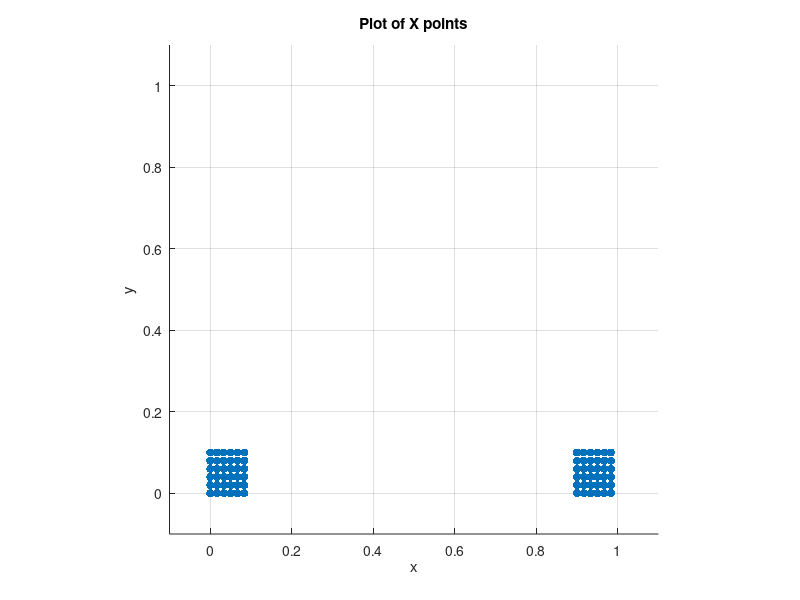

The MATLAB source for this figure: (Note: this script raises an error after producing the figure.)
n=36;

X=[];
k=round(sqrt(n));
for ii=1:k
    for jj=1:k
        X(:,end+1)=[(ii-1)/(k); (jj-1)/(k-1)]/10;
    end
end

for ii=1:k
    for jj=1:k
        X(:,end+1)=[0.9;0]+[(ii-1)/(k); (jj-1)/(k-1)]/10;
    end
end

figure;
scatter(X(1,:), X(2,:), 'filled');
axis equal;
xlim([-0.1 1.1]);
ylim([-0.1 1.1]);
grid on;
title('Plot of X points');
xlabel('x');
ylabel('y');


A_all = cat(3, ...
    eye(2), ...  % Identity
    [0 -1; 1 0], ...      % g1
    [-1 0; 0 -1], ...     % g1^2
    [0 1; -1 0], ...      % g1^3
    [-1 0; 0 -1], ...     % g2
    [-1 0; 0 -1], ...     % g3
    [0 -1; 1 0], ...      % g4
    [-1 0; 0 -1], ...     % g4^2
    [0 1; -1 0] ...       % g4^3
);

b_all = [ ...
    [0; 0], ...           % identity
    [0; 0], ...           % g1
    [0; 0], ...           % g1^2
    [0; 0], ...           % g1^3
    [2; 0], ...           % g2
    [0; 2], ...           % g3
    [2; 0], ...           % g4
    [2; 2], ...           % g4^2
    [0; 2] ...            % g4^3
];

D = zeros(n,n);

for ii=1:n
    for jj=1:n
        x = X(:,ii);
        y = X(:,jj);
        dist = [];
        for kk=1:9
            A = A_all(:,:,kk);
            b = b_all(:,kk);
            y_trans = A * y + b;
            dist(end+1) = norm(x - y_trans);
        end
        D(ii,jj)=min(dist)^2;
    end
end

cvx_begin sdp
    variable Q(n,n)
    variable t
    minimize( t )
    subject to
        for ii=1:n
            for jj=(ii+1):n
                Q(ii,ii)-2*Q(ii,jj)+Q(jj,jj) >= D(ii,jj)
                Q(ii,ii)-2*Q(ii,jj)+Q(jj,jj) <= t*D(ii,jj)
            end
        end
        Q*ones(n,1) == 0
        Q >= 0
cvx_end

fprintf('After square root value is %f\n', sqrt(t));

fprintf('2*sqrt(2 - sqrt(2)) is %f\n', 2 * sqrt(2 - sqrt(2)));
